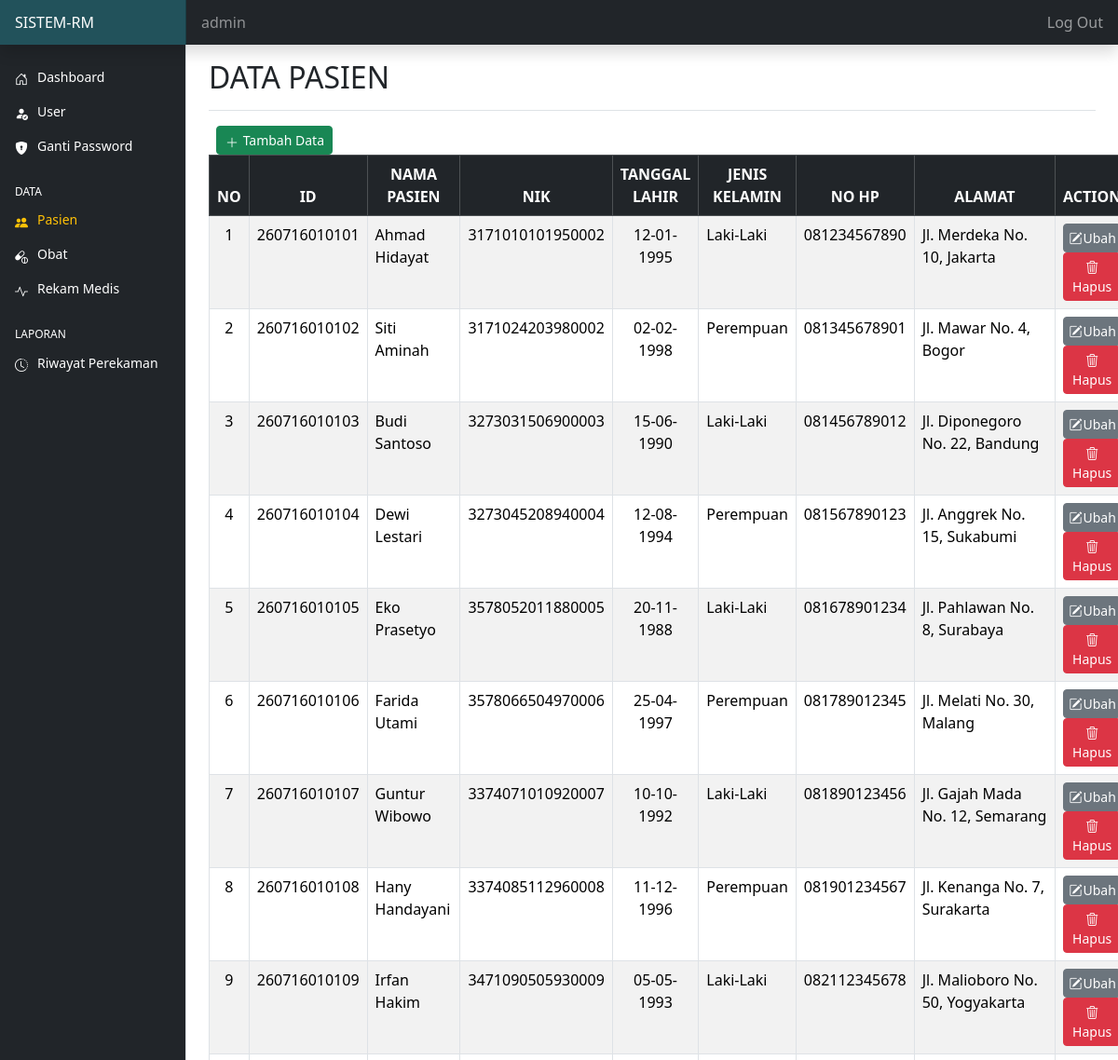
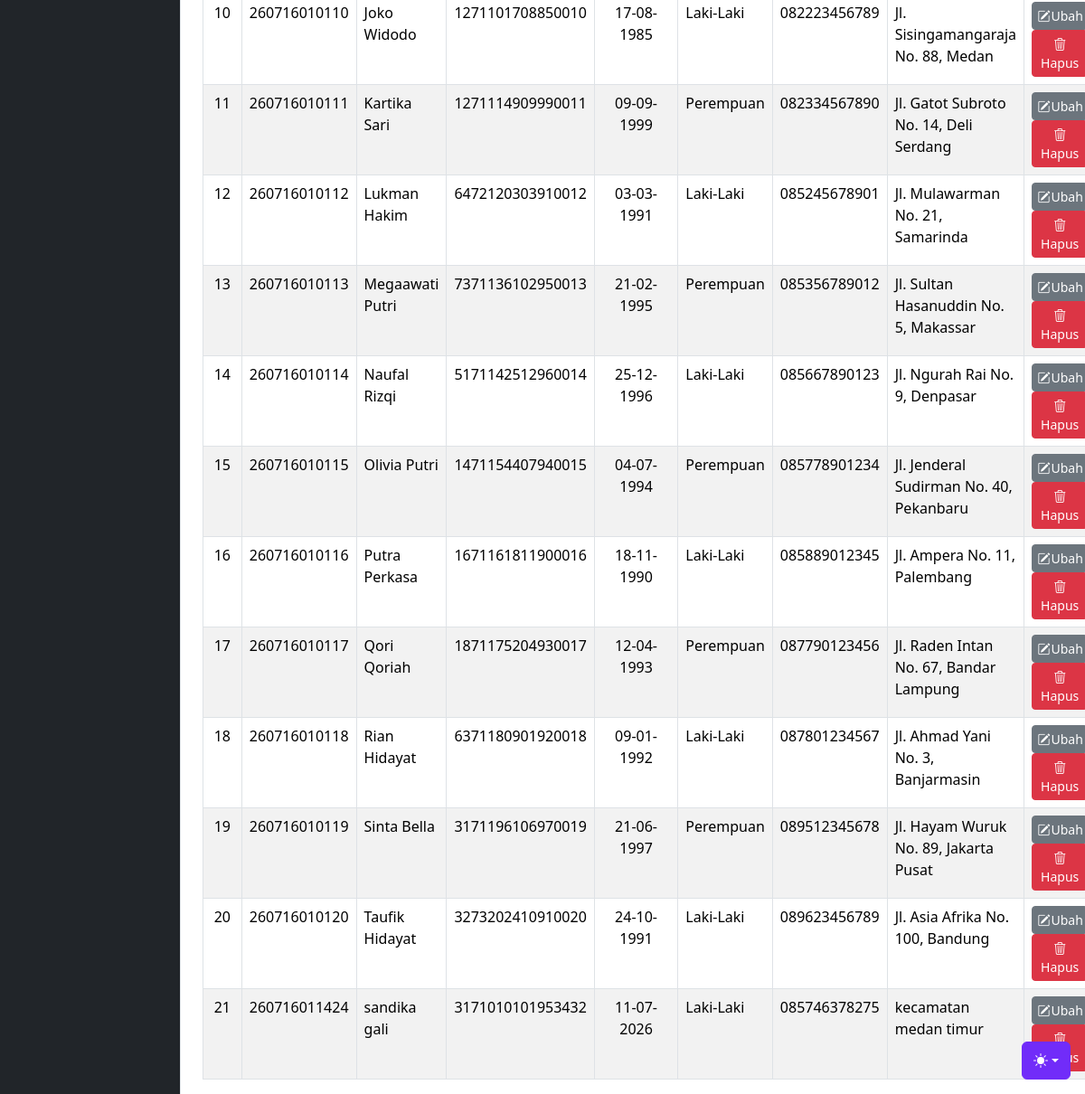
The app's page /pasien/data-pasien.php (signed in) with its own data (2 pictures, top to bottom).
### tables this page shows
CREATE TABLE `tbl_pasien` (
  `id` varchar(20) NOT NULL,
  `nama` varchar(250) NOT NULL,
  `nik` varchar(16) NOT NULL,
  `tgl_lahir` date NOT NULL,
  `gender` enum('p','w') NOT NULL,
  `telepon` varchar(15) NOT NULL,
  `alamat` varchar(255) NOT NULL
);

### config.php (called while the page is built, shortened)
<?php
$main_url = "http://localhost/rm_datapasien/";
function in_date($tgl)
{
$dd = substr($tgl, 8, 2);
$mm = substr($tgl, 5, 2);
$yy = substr($tgl, 0, 4);
return $dd . "-" . $mm . "-" . $yy;
}
?>

### pasien/data-pasien.php (the view, shortened to what this page needs)
<?php
require "../config.php";
require "../template/header.php";
require "../template/navbar.php";
require "../template/sidebar.php";
?>
<main class="col-md-9 ms-sm-auto col-lg-10 px-md-4 min-vh-100">
    <div
        class="d-flex justify-content-between flex-wrap flex-md-nowrap align-items-center pt-3 pb-2 mb-3 border-bottom">
        <h1 class="h2">DATA PASIEN</h1>
    </div>
    <a href="<?= $main_url ?>pasien/tambah-pasien.php" class="btn btn-success btn-sm ms-2" title="tambah Pasien Baru"><i
            class="bi bi-plus-lg"></i> Tambah Data</a>
    <div class="card-body col-md-12">
        <table class="table table-bordered table-striped table-hover" id="myTable">
            <thead class="table-dark">
                <tr>
                    <th class="text-center">NO</th>
                    <th class="text-center">ID </th>
                    <th class="text-center">NAMA PASIEN</th>
                      <th class="text-center">NIK</th>
                    <th class="text-center">TANGGAL LAHIR</th>
                    <th class="text-center">JENIS KELAMIN</th>
                    <th class="text-center">NO HP</th>
                    <th class="text-center">ALAMAT</th>
                    <th class="text-center">ACTION</th>
                </tr>
            </thead>
            <?php
            $no = 1;
            $queryPasien = mysqli_query($koneksi, "SELECT * FROM tbl_pasien");
            while ($pasien = mysqli_fetch_assoc($queryPasien)) {
            ?>
            <tr>
                <td class="text-center"><?php echo $no++; ?></td>
                <td class="text-center"><?php echo $pasien['id'] ?></td>
                <td><?php echo $pasien['nama'] ?></td>
                 <td><?php echo $pasien['nik'] ?></td>
                <td class="text-center"><?php echo in_date($pasien['tgl_lahir']) ?></td>
                <td>
                    <?php
                        if ($pasien['gender'] == 'p') {
                            echo 'Laki-Laki';
                        } else
                            echo 'Perempuan';
                        ?>
                </td>
                <td class="text-center"><?php echo $pasien['telepon'] ?></td>
                <td><?php echo $pasien['alamat'] ?></td>
                <td class="text-center">
                    <a href="edit-pasien.php?id=<?php echo $pasien['id'] ?>" class="btn btn-sm py-1 px-1
                btn-secondary" title="edit pasien"> <i class="bi bi-pencil-square align-top"></i>Ubah</a>
                    <a href="hapus-pasien.php?id=<?php echo $pasien['id'] ?>&aksi=hapus-pasien"
                        onclick="return konfirmasiHapus(event, this.href, '<?php echo $pasien['id'] ?>', '<?php echo addslashes($pasien['nama']) ?>')"
                        class="btn btn-sm py-1 px-1 btn-danger" title="hapus pasien">
                        <i class="bi bi-trash3 align-top"></i> Hapus
                    </a>
                </td>
            </tr>
            <?php } ?>
        </table>
    </div>
</main>
<?php require "../template/footer.php"; ?>

### asset/dashboard/dashboard.css (style rules this page uses)
.bi { display: inline-block; width: 1rem; height: 1rem; }

### template/header.php (style rules this page uses)
.bi { vertical-align: -0.125em; fill: currentColor; }

### records on screen
tbl_pasien: id "260716010101", nama "Ahmad Hidayat", nik "3171010101950002", tgl_lahir "12-01-1995", gender "Laki-Laki", telepon "081234567890", alamat "Jl. Merdeka No. 10, Jakarta"
tbl_pasien: id "260716010102", nama "Siti Aminah", nik "3171024203980002", tgl_lahir "02-02-1998", gender "Perempuan", telepon "081345678901", alamat "Jl. Mawar No. 4, Bogor"
tbl_pasien: id "260716010103", nama "Budi Santoso", nik "3273031506900003", tgl_lahir "15-06-1990", gender "Laki-Laki", telepon "081456789012", alamat "Jl. Diponegoro No. 22, Bandung"
tbl_pasien: id "260716010104", nama "Dewi Lestari", nik "3273045208940004", tgl_lahir "12-08-1994", gender "Perempuan", telepon "081567890123", alamat "Jl. Anggrek No. 15, Sukabumi"
tbl_pasien: id "260716010105", nama "Eko Prasetyo", nik "3578052011880005", tgl_lahir "20-11-1988", gender "Laki-Laki", telepon "081678901234", alamat "Jl. Pahlawan No. 8, Surabaya"
tbl_pasien: id "260716010106", nama "Farida Utami", nik "3578066504970006", tgl_lahir "25-04-1997", gender "Perempuan", telepon "081789012345", alamat "Jl. Melati No. 30, Malang"
tbl_pasien: id "260716010107", nama "Guntur Wibowo", nik "3374071010920007", tgl_lahir "10-10-1992", gender "Laki-Laki", telepon "081890123456", alamat "Jl. Gajah Mada No. 12, Semarang"
tbl_pasien: id "260716010108", nama "Hany Handayani", nik "3374085112960008", tgl_lahir "11-12-1996", gender "Perempuan", telepon "081901234567", alamat "Jl. Kenanga No. 7, Surakarta"
tbl_pasien: id "260716010109", nama "Irfan Hakim", nik "3471090505930009", tgl_lahir "05-05-1993", gender "Laki-Laki", telepon "082112345678", alamat "Jl. Malioboro No. 50, Yogyakarta"
tbl_pasien: id "260716010110", nama "Joko Widodo", nik "1271101708850010", tgl_lahir "17-08-1985", gender "Laki-Laki", telepon "082223456789", alamat "Jl. Sisingamangaraja No. 88, Medan"
tbl_pasien: id "260716010111", nama "Kartika Sari", nik "1271114909990011", tgl_lahir "09-09-1999", gender "Perempuan", telepon "082334567890", alamat "Jl. Gatot Subroto No. 14, Deli Serdang"
tbl_pasien: id "260716010112", nama "Lukman Hakim", nik "6472120303910012", tgl_lahir "03-03-1991", gender "Laki-Laki", telepon "085245678901", alamat "Jl. Mulawarman No. 21, Samarinda"
tbl_pasien: id "260716010113", nama "Megaawati Putri", nik "7371136102950013", tgl_lahir "21-02-1995", gender "Perempuan", telepon "085356789012", alamat "Jl. Sultan Hasanuddin No. 5, Makassar"
tbl_pasien: id "260716010114", nama "Naufal Rizqi", nik "5171142512960014", tgl_lahir "25-12-1996", gender "Laki-Laki", telepon "085667890123", alamat "Jl. Ngurah Rai No. 9, Denpasar"
tbl_pasien: id "260716010115", nama "Olivia Putri", nik "1471154407940015", tgl_lahir "04-07-1994", gender "Perempuan", telepon "085778901234", alamat "Jl. Jenderal Sudirman No. 40, Pekanbaru"
tbl_pasien: id "260716010116", nama "Putra Perkasa", nik "1671161811900016", tgl_lahir "18-11-1990", gender "Laki-Laki", telepon "085889012345", alamat "Jl. Ampera No. 11, Palembang"
tbl_pasien: id "260716010117", nama "Qori Qoriah", nik "1871175204930017", tgl_lahir "12-04-1993", gender "Perempuan", telepon "087790123456", alamat "Jl. Raden Intan No. 67, Bandar Lampung"
tbl_pasien: id "260716010118", nama "Rian Hidayat", nik "6371180901920018", tgl_lahir "09-01-1992", gender "Laki-Laki", telepon "087801234567", alamat "Jl. Ahmad Yani No. 3, Banjarmasin"
tbl_pasien: id "260716010119", nama "Sinta Bella", nik "3171196106970019", tgl_lahir "21-06-1997", gender "Perempuan", telepon "089512345678", alamat "Jl. Hayam Wuruk No. 89, Jakarta Pusat"
tbl_pasien: id "260716010120", nama "Taufik Hidayat", nik "3273202410910020", tgl_lahir "24-10-1991", gender "Laki-Laki", telepon "089623456789", alamat "Jl. Asia Afrika No. 100, Bandung"
tbl_pasien: id "260716011424", nama "sandika gali", nik "3171010101953432", tgl_lahir "11-07-2026", gender "Laki-Laki", telepon "085746378275", alamat "kecamatan medan timur"

### other values on screen
$_SESSION['ssUserRM'] "admin"
